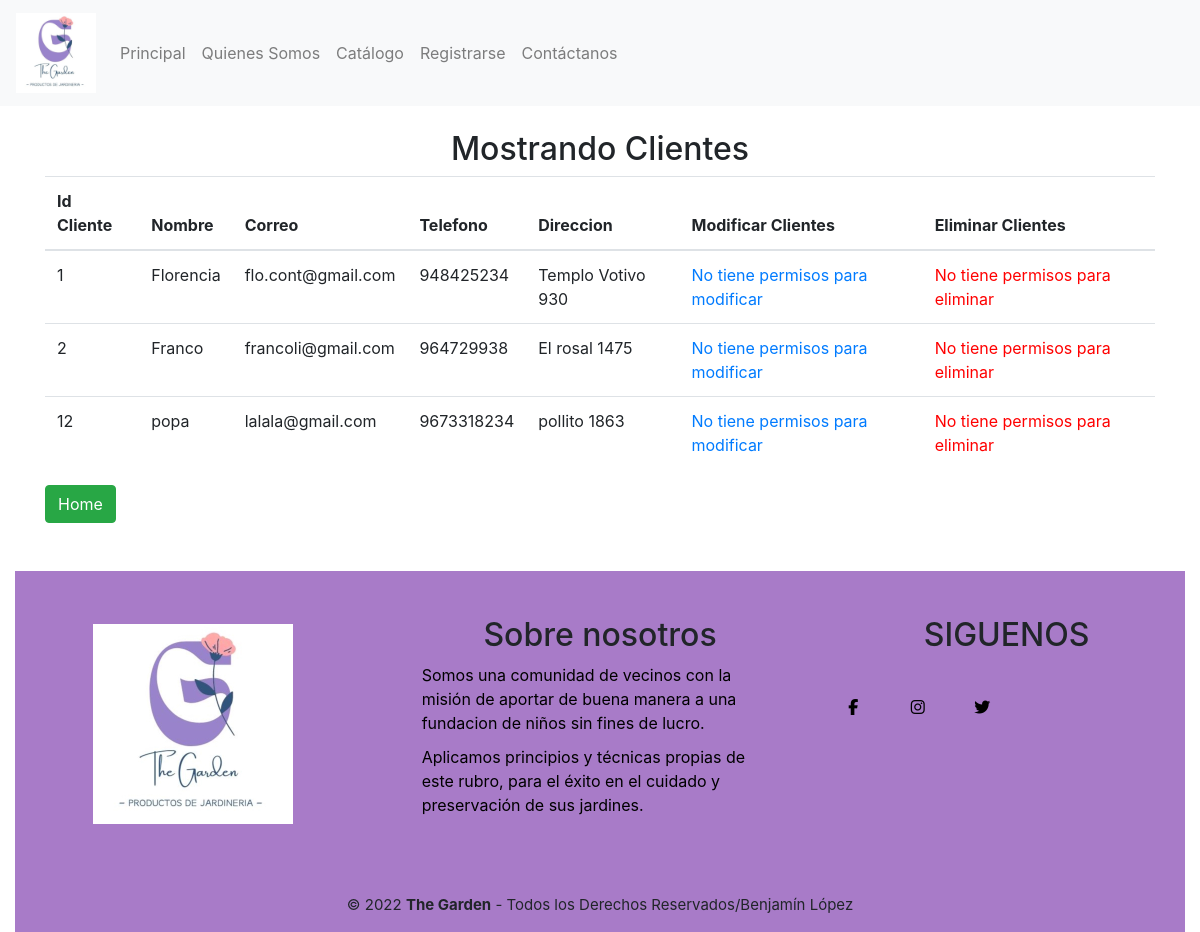
Screenshot of /mostrarcli/ with the database file from the repository.
### motor/models.py (models this page shows, shortened)
class Cliente(models.Model):
    idCliente = models.IntegerField(primary_key=True, verbose_name='Id del Cliente')
    nombreCliente = models.CharField(max_length=20, verbose_name='NombreC')
    correoCliente = models.EmailField(verbose_name='Correo del Cliente')
    telefCliente = models.IntegerField( verbose_name='Numero del Cliente')
    direcCliente = models.CharField(max_length=30, verbose_name='Direccion del Cliente')

### motor/views.py (the view)
def mostrarcli(request):
    clientes = Cliente.objects.all()
    datos = {
        'clientes' : clientes
    }
    return render(request, 'mostrarcli.html', datos)

### motor/templates/mostrarcli.html (shortened to what this page needs)
<!DOCTYPE html>
<html lang="en">
<head>
  {%load static%}
    <link rel="stylesheet" href="{% static 'css/estyles.css' %}">
    <link rel="stylesheet" href="https://maxcdn.bootstrapcdn.com/bootstrap/4.0.0/css/bootstrap.min.css">
</head>
<body>
    {% load static %}
    <nav class="navbar navbar-expand-sm navbar-light bg-light ">
        <a class="navbar-brand" href="#">
          <img src="{% static 'img/logo.jpg' %}" width="80" height="80" alt="">
        </a>
        <div class="collapse navbar-collapse" id="opciones">
          <ul class="navbar-nav">
            <li class="nav-item">
              <a class="nav-link" href="{% url 'index' %}" onmouseover="style.color='mediumslateblue'" onmouseout="style.color='black' ">Principal</a>
            </li>
            <li class="nav-item">
              <a class="nav-link" href="{% url 'somos' %}" onmouseover="style.color='mediumslateblue'" onmouseout="style.color='black' ">Quienes Somos</a>
            </li>
            <li class="nav-item">
              <a class="nav-link" href="{% url 'galeria' %}" onmouseover="style.color='mediumslateblue'" onmouseout="style.color='black' ">Catálogo</a>
            </li>
            <li class="nav-item">
                <a class="nav-link" href="{% url 'form_1' %}" onmouseover="style.color='mediumslateblue'" onmouseout="style.color='black' ">Registrarse</a>
            </li>
            <li class="nav-item">
                <a class="nav-link" href="{% url 'contacto' %}" onmouseover="style.color='mediumslateblue'" onmouseout="style.color='black' ">Contáctanos</a>
            </li>
          </ul>
        </div>
    </nav>
    <div class="container">
        <br>
        <h2>Mostrando Clientes</h2>
        <table class="table">
            <thead>
                <tr>
                    <th>Id Cliente</th>
                    <th>Nombre</th>
                    <th>Correo</th>
                    <th>Telefono</th>
                    <th>Direccion</th>
                    <th>Modificar Clientes</th>
                    <th>Eliminar Clientes</th>
                </tr>
            </thead>
            <tbody>
                {% for ve in clientes %}
                <tr>
                    <td> {{ ve.idCliente }}</td>
                    <td> {{ ve.nombreCliente }}</td>
                    <td> {{ ve.correoCliente }}</td>
                    <td> {{ ve.telefCliente }}</td>
                    <td> {{ ve.direcCliente }}</td>
                    {% if user.is_authenticated  %}
                    <td> <a href="{% url 'form_mod_cliente' ve.idCliente %}" class="btn btn-primary"> Modificar</a></td>
                    {% else %}
                    <td><a href="#" >No tiene permisos para modificar</a></td>
                    {% endif %}
                    {% if user.is_authenticated  %}
                    <td> <a href="{% url 'form_del_cliente' ve.idCliente %}" class="btn btn-danger"> Eliminar</a></td>
                    {% else %}
                    <td><a href="#" style="color:red;">No tiene permisos para eliminar</a></td>
                    {% endif %}
                </tr>
                {% endfor %}
            </tbody>
        </table>
        <a href="{% url 'index' %}" class="btn btn-success">Home</a>
    </div>
    <br>
    <br>
    <div class="container-fluid">
        <footer class="pie-pagina">
        <div class="grupo-1">
            <div class="box">
            <figure>
                <a href="#">
                <img src="{% static 'img/logo.jpg' %}" width="200" alt="Logo de the garden">
                </a>
            </figure>
            </div>
            <div class="box">
            <h2>Sobre nosotros</h2>
            <p class="pepe">Somos una comunidad de vecinos con la misión de aportar
                de buena manera a una fundacion de niños sin fines de lucro.
            </p>
            <p class="pepe">Aplicamos principios y técnicas propias de este rubro,
                para el éxito en el cuidado y preservación de sus jardines.</p>
            </div>
            <div class="box">
            <h2>SIGUENOS</h2>
            <div class="red-social">
                <a href="#" class="fa fa-facebook color "></a>
                <a href="#" class="fa fa-instagram color "></a>
                <a href="#" class="fa fa-twitter color "></a>
                <a href="#"></a>
            </div>
            </div>
        </div>
        <div class="grupo-2">
            <small>&copy; 2022 <b>The Garden</b> - Todos los Derechos Reservados/Benjamín López </small>
        </div>
        </footer>
    </div>
</body>
</html>

### motor/static/css/estyles.css (style rules this page uses)
p { color:azure; }
.pepe { color: black; }
h2 { color: black; text-align: center; }
.color { color:black; }
.pie-pagina { width: 100%; background-color:rgb(168, 123, 200); }
.pie-pagina .grupo-1 { width: 100%; max-width: 1200px; margin: auto; display: grid; grid-template-columns: repeat(3, 1fr); grid-gap:50px ; padding: 45px 0px; }
.pie-pagina .grupo-1 .box figure { width: 100%; height: 100%; display: flex; justify-content: center; align-items: center; }
.pie-pagina .grupo-1 .box p { margin-bottom: 10px; }
.pie-pagina .grupo-1 .red-social a { display:inline-block; text-decoration: none; width: 50px; height: 50px; line-height: 45px; margin-right: 10px; text-align: center; transition: all 300ms ease; }
.pie-pagina .grupo-2 { padding: 15px 10px; text-align: center; }
.pie-pagina .grupo-2 small { font-size: 15px; }

### rows the page displays
Cliente: idCliente "1", nombreCliente "Florencia", correoCliente "flo.cont@gmail.com", telefCliente "948425234", direcCliente "Templo Votivo 930"
Cliente: idCliente "2", nombreCliente "Franco", correoCliente "francoli@gmail.com", telefCliente "964729938", direcCliente "El rosal 1475"
Cliente: idCliente "12", nombreCliente "popa", correoCliente "lalala@gmail.com", telefCliente "9673318234", direcCliente "pollito 1863"
